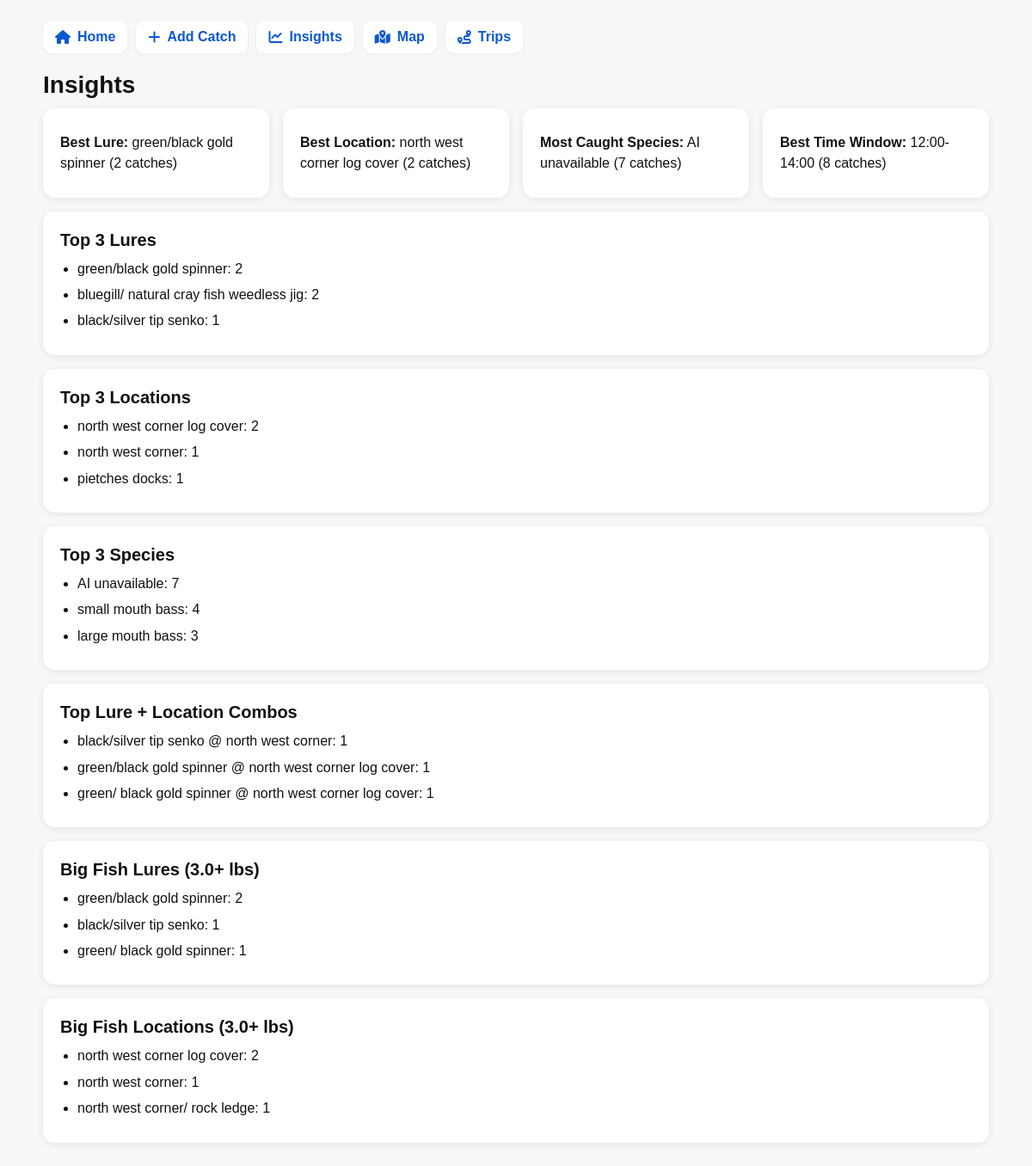
Screenshot of /insights with the database file from the repository.
### tables this page shows
CREATE TABLE catches (
            id INTEGER PRIMARY KEY AUTOINCREMENT,
            timestamp TEXT,
            species TEXT,
            lure TEXT,
            technique TEXT,
            location TEXT,
            weight TEXT,
            length TEXT,
            wind TEXT,
            temp TEXT,
            notes TEXT,
            mode TEXT,
            photo_path TEXT,
            photo_taken_at TEXT,
            photo_gps_lat TEXT,
            photo_gps_lon TEXT,
            photo_device TEXT,
            metadata_found INTEGER
        , is_favorite INTEGER DEFAULT 0, cloud_cover TEXT, trip_id INTEGER, water_temp TEXT, air_pressure TEXT);

### app.py (the view)
@app.route("/insights")
def insights():
    catches = get_all_catches()
    data = get_insights(catches)
    return render_template("insights.html", data=data)

### app.py (called while the page is built, shortened)
def get_connection():
    conn = sqlite3.connect(DB_FILE)
    conn.row_factory = sqlite3.Row
    return conn

def get_all_catches(search="", species="", lure="", location=""):
    conn = get_connection()
    cursor = conn.cursor()
    query = "SELECT * FROM catches WHERE 1=1"
    params = []
    if species:
        query += " AND species = ?"
        params.append(species)
    if lure:
        query += " AND lure = ?"
        params.append(lure)
    if location:
        query += " AND location = ?"
        params.append(location)
    query += " ORDER BY id DESC"
    cursor.execute(query, params)
    catches = cursor.fetchall()
    conn.close()
    return catches

def clean_value(value):
    if value is None:
        return None
    value = str(value).strip()
    if value == "":
        return None
    return value

def parse_datetime_from_catch(catch):
    timestamp = clean_value(catch["timestamp"])
    photo_taken_at = clean_value(catch["photo_taken_at"])
    for raw_time in [timestamp, photo_taken_at]:
        if not raw_time:
            continue
        for fmt in [
            "%Y-%m-%d %H:%M:%S",
            "%Y-%m-%d %H:%M",
            "%m/%d/%Y %I:%M %p",
            "%Y-%m-%dT%H:%M:%S",
            "%Y:%m:%d %H:%M:%S"
        ]:
            try:
                return datetime.strptime(raw_time, fmt)
            except ValueError:
                continue
    return None

def normalize_weight(weight):
    if weight is None:
        return None
    text = str(weight).strip().lower()
    text = text.replace("lbs", "").replace("lb", "").strip()
    try:
        return float(text)
    except ValueError:
        return None

### templates/insights.html
{% extends "base.html" %}
{% block content %}
<h1>Insights</h1>
<div class="grid">
    <div class="card">
        <p><strong>Best Lure:</strong> {% if data.best_lure %}{{ data.best_lure[0] }} ({{ data.best_lure[1] }} catches){% else %}N/A{% endif %}</p>
    </div>
    <div class="card">
        <p><strong>Best Location:</strong> {% if data.best_location %}{{ data.best_location[0] }} ({{ data.best_location[1] }} catches){% else %}N/A{% endif %}</p>
    </div>
    <div class="card">
        <p><strong>Most Caught Species:</strong> {% if data.top_species %}{{ data.top_species[0] }} ({{ data.top_species[1] }} catches){% else %}N/A{% endif %}</p>
    </div>
    <div class="card">
        <p><strong>Best Time Window:</strong> {% if data.best_time_window %}{{ data.best_time_window[0] }} ({{ data.best_time_window[1] }} catches){% else %}N/A{% endif %}</p>
    </div>
</div>
<div class="card">
    <h2>Top 3 Lures</h2>
    <ul>
        {% if data.top_lures %}
            {% for name, count in data.top_lures %}
                <li>{{ name }}: {{ count }}</li>
            {% endfor %}
        {% else %}
            <li>N/A</li>
        {% endif %}
    </ul>
</div>
<div class="card">
    <h2>Top 3 Locations</h2>
    <ul>
        {% if data.top_locations %}
            {% for name, count in data.top_locations %}
                <li>{{ name }}: {{ count }}</li>
            {% endfor %}
        {% else %}
            <li>N/A</li>
        {% endif %}
    </ul>
</div>
<div class="card">
    <h2>Top 3 Species</h2>
    <ul>
        {% if data.top_species_list %}
            {% for name, count in data.top_species_list %}
                <li>{{ name }}: {{ count }}</li>
            {% endfor %}
        {% else %}
            <li>N/A</li>
        {% endif %}
    </ul>
</div>
<div class="card">
    <h2>Top Lure + Location Combos</h2>
    <ul>
        {% if data.top_combos %}
            {% for name, count in data.top_combos %}
                <li>{{ name }}: {{ count }}</li>
            {% endfor %}
        {% else %}
            <li>N/A</li>
        {% endif %}
    </ul>
</div>
<div class="card">
    <h2>Big Fish Lures (3.0+ lbs)</h2>
    <ul>
        {% if data.big_lures %}
            {% for name, count in data.big_lures %}
                <li>{{ name }}: {{ count }}</li>
            {% endfor %}
        {% else %}
            <li>N/A</li>
        {% endif %}
    </ul>
</div>
<div class="card">
    <h2>Big Fish Locations (3.0+ lbs)</h2>
    <ul>
        {% if data.big_locations %}
            {% for name, count in data.big_locations %}
                <li>{{ name }}: {{ count }}</li>
            {% endfor %}
        {% else %}
            <li>N/A</li>
        {% endif %}
    </ul>
</div>
{% endblock %}

### templates/base.html (style rules this page uses)
body { font-family: Arial, sans-serif; max-width: 1100px; margin: 0 auto; padding: 16px; background: #f7f7f7; color: #111; }
h1 { margin-top: 0; margin-bottom: 10px; font-size: 28px; line-height: 1.2; }
h2 { margin-top: 0; margin-bottom: 10px; font-size: 20px; line-height: 1.3; }
p { margin: 8px 0; line-height: 1.5; }
.card { background: white; border-radius: 14px; padding: 16px; margin-bottom: 16px; box-shadow: 0 2px 8px rgba(0,0,0,0.08); }
.grid { display: grid; grid-template-columns: 1fr; gap: 16px; }
ul { padding-left: 20px; margin: 0; }
li { margin-bottom: 8px; line-height: 1.4; }
@media (min-width: 700px) { body { padding: 24px; } }
@media (min-width: 700px) { .grid { grid-template-columns: repeat(auto-fit, minmax(220px, 1fr)); } }
@media (min-width: 700px) { .card { padding: 20px; } }

### rows the page displays
catches: lure "green/black gold spinner", location "north west corner log cover", count "2", species "small mouth bass", count "4"
catches: species "AI unavailable", count "7"
catches: lure "bluegill/ natural cray fish weedless jig", count "2", location "north west corner/ rock ledge", count "1"
catches: lure "black/silver tip senko", count "1", location "north west corner", species "large mouth bass", count "3"
catches: location "pietches docks", count "1"
catches: lure "green/ black gold spinner", metadata_found "1"

### other values shown
{{ data.best_lure[1] }} "2"
{{ data.best_location[1] }} "2"
{{ data.top_species[1] }} "7"
{{ data.best_time_window[0] }} "12:00-14:00"
{{ data.best_time_window[1] }} "8"
{{ name }} "black/silver tip senko @ north west corner" "green/black gold spinner @ north west corner log cover" "green/ black gold spinner @ north west corner log cover"
{{ count }} "1" "1" "1"
